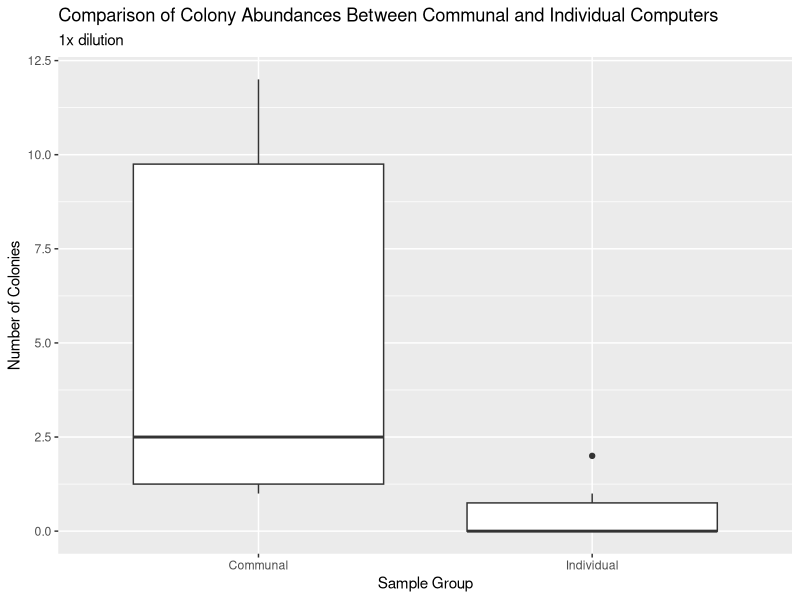
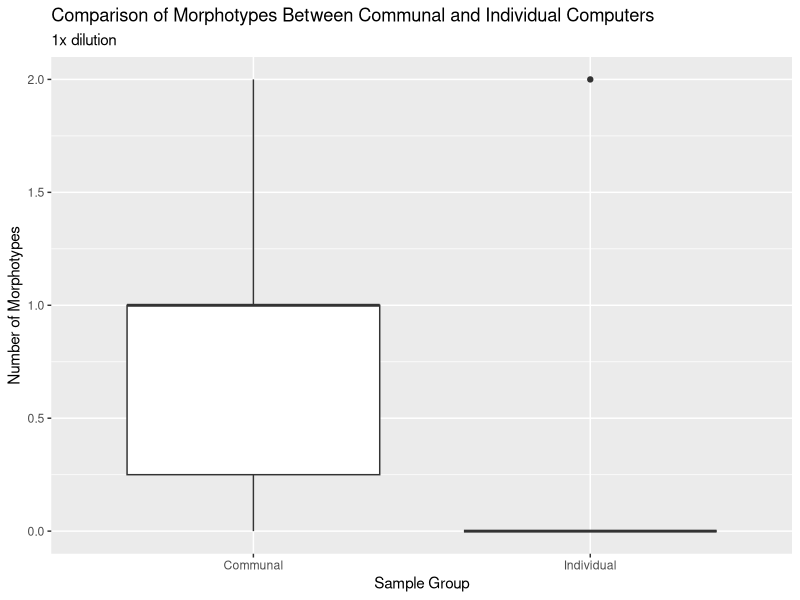

Source code (R) for these figures, in order:
## ---- chunk 1
knitr::opts_chunk$set(echo = TRUE)
## ---- chunk 2
library("ggplot2")
library("dplyr")
library("tidyr")
library("readr")
## ---- chunk 3
# read in the culture data from csv
culture_data <- read_csv(
  "data/raw_data/raw_culture_count_data/BIOL422_culturing_data.csv") 
## ---- chunk 4
# filter out only my 1x dilutions and make a boxplot
culture_data %>%
  filter(student_name == "Jacinda Chen") %>%
  filter(dilution_1_10_or_100 == "1") %>%
  ggplot(aes(x = sample_group, y = number_of_colonies)) + 
  geom_boxplot() + 
  ggtitle(
    "Comparison of Colony Abundances Between Communal and Individual Computers"
    ,"1x dilution") + 
  xlab("Sample Group") +
  ylab("Number of Colonies")
## ---- chunk 5
# run a statistical test to compare the two gorups of abundances
culture_data %>%
  filter(student_name == "Jacinda Chen") %>%
  filter(dilution_1_10_or_100 == "1") %>%
  wilcox.test(data = .,
              number_of_colonies ~ sample_group)
## ---- chunk 6
# Comparison of morphotypes between Communal and Individual computers
culture_data %>%
  filter(student_name == "Jacinda Chen") %>%
  filter(dilution_1_10_or_100 == "1") %>%
  ggplot(aes(x = sample_group, y = as.numeric(number_of_morphotypes))) + 
  geom_boxplot() + 
  ggtitle(
    "Comparison of Morphotypes Between Communal and Individual Computers"
    ,"1x dilution") + 
  xlab("Sample Group") +
  ylab("Number of Morphotypes")
## ---- chunk 7
# run a statistical test to compare the two gorups of abundances
culture_data %>%
  filter(student_name == "Jacinda Chen") %>%
  filter(dilution_1_10_or_100 == "1") %>%
  wilcox.test(data = .,
              as.numeric(number_of_morphotypes) ~ sample_group)
